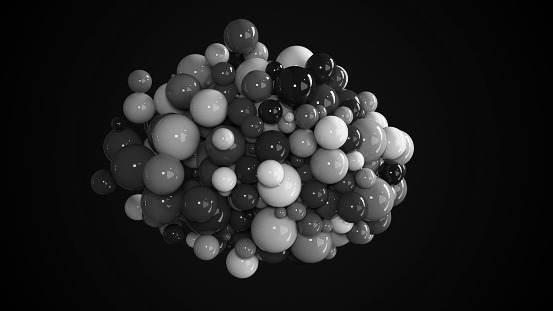
#> input picture Lossy_using_fft/input/blobs.jpg, 553 x 311 px; its folder holds only this picture in this run
$ python main.py
#> lines starting #> are read from the running program, lines starting #| are printed output that depends on the picture; after the words box and inside, x2 and y2 are one past the last pixel; in counts of white or black regions, pixels touching at a corner belong together
#> the answer given: 3
from matplotlib.image import imread
from matplotlib.image import imsave
from matplotlib import pyplot as plt
from glob import glob

import numpy as np
import os

def compress(grayscale_img,keep):
#> called with keep = 0.03
    B = np.mean(grayscale_img, -1)
#> grayscale_img is the input picture: shape (311, 553, 3); min 0, max 255, mean 30.8
    Bt = np.fft.fft2(B)
    Btsort = np.sort(np.abs(Bt.reshape(-1)))
    thresh = Btsort[int(np.floor((1-keep)*len(Btsort)))]
#> thresh = 18094.9
    ind = np.abs(Bt)>thresh
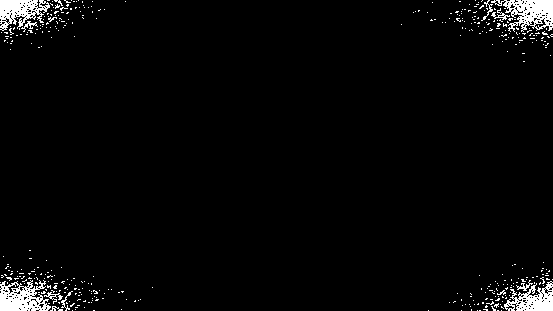
#> ind: shape (311, 553) bool; 3% white; 409 white regions (396 under 20 px), largest, box (x1, y1, x2, y2) and area: (491, 0, 553, 32) 1043, (0, 280, 51, 311) 986, (0, 0, 50, 31) 851
    Btlow = Bt * ind
    Alow = np.fft.ifft2(Btlow).real
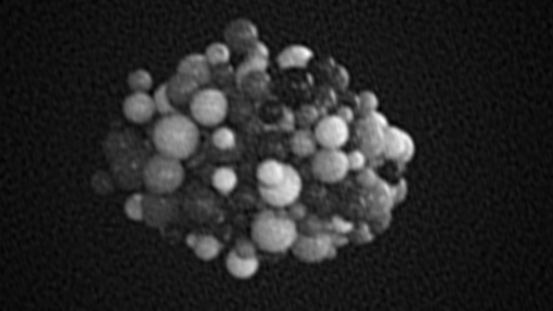
#> Alow: shape (311, 553) float64; min -13.58, max 269.9, mean 30.8; drawn with min black and max white
    return Alow

if __name__ == "__main__":
    os.chdir("input")
    file_names = glob('*')
    os.chdir("..")
    keep=float(input(("\nWhat % of the fourier coefficients do you want to keep?: ")))

    for i in range(len(file_names)):
        os.chdir("input")
        print("----Compressing:   "+file_names[i])
        compressed = compress (imread(file_names[i]),keep/100)
        os.chdir("..")
        os.chdir("output")
        imsave('compressed_'+file_names[i],compressed,cmap='gray')
        os.chdir("..")
